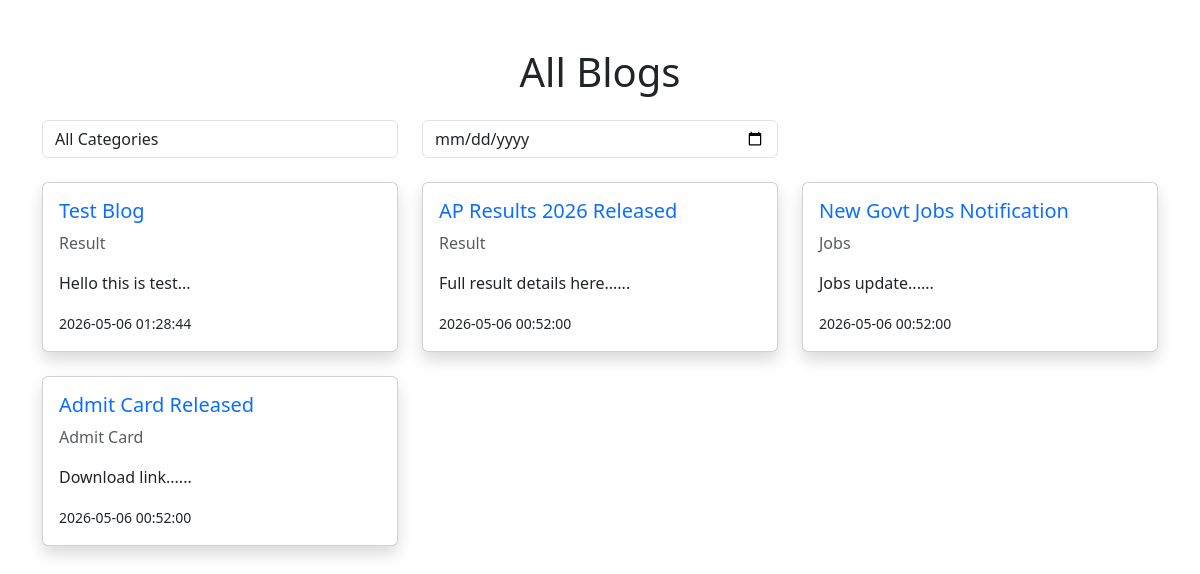
The page / on the database its author committed.
### tables this page shows
CREATE TABLE `blogs` (
  `id` int(11) NOT NULL,
  `title` varchar(255) DEFAULT NULL,
  `content` text,
  `category_id` int(11) DEFAULT NULL,
  `image` varchar(255) DEFAULT NULL,
  `created_at` datetime DEFAULT CURRENT_TIMESTAMP
);

CREATE TABLE `categories` (
  `id` int(11) NOT NULL,
  `name` varchar(100) DEFAULT NULL
);

### index.php (the view, shortened to what this page needs)
<?php include 'db.php'; ?>
<!DOCTYPE html>
<html>
<head>
    <link href="https://cdn.jsdelivr.net/npm/bootstrap@5.3.0/dist/css/bootstrap.min.css" rel="stylesheet">
</head>
<body>
<div class="container mt-5">
    <h1 class="text-center mb-4">All Blogs</h1>
    <div class="row mb-4">
        <div class="col-md-4">
            <select id="categoryFilter" class="form-control">
                <option value="">All Categories</option>
            </select>
        </div>
        <div class="col-md-4">
            <input type="date" id="dateFilter" class="form-control">
        </div>
    </div>
    <div class="row" id="blogContainer">
    <?php
    $query = "SELECT blogs.*, categories.name AS category
              FROM blogs
              JOIN categories ON blogs.category_id = categories.id
              ORDER BY created_at DESC";
    $result = $conn->query($query);
    if ($result->num_rows > 0) {
        while ($row = $result->fetch_assoc()) {
    ?>
        <div class="col-md-4">
            <div class="card mb-4 shadow">
                <div class="card-body">
                    <h5>
                        <a href="blog.php?id=<?php echo $row['id']; ?>" style="text-decoration:none;">
                            <?php echo $row['title']; ?>
                        </a>
                    </h5>
                    <p class="text-muted"><?php echo $row['category']; ?></p>
                    <p><?php echo substr($row['content'], 0, 80); ?>...</p>
                    <small><?php echo $row['created_at']; ?></small>
                </div>
            </div>
        </div>
    <?php
        }
    } else {
        echo "<h4 class='text-center'>No blogs found</h4>";
    }
    ?>
    </div>
</div>
</body>
</html>

### rows shown on the page
blogs: title "Test Blog", category.name "Result", content "Hello this is test", created_at "2026-05-06 01:28:44"
blogs: title "AP Results 2026 Released", category.name "Result", content "Full result details here...", created_at "2026-05-06 00:52:00"
blogs: title "New Govt Jobs Notification", category.name "Jobs", content "Jobs update...", created_at "2026-05-06 00:52:00"
blogs: title "Admit Card Released", category.name "Admit Card", content "Download link...", created_at "2026-05-06 00:52:00"
